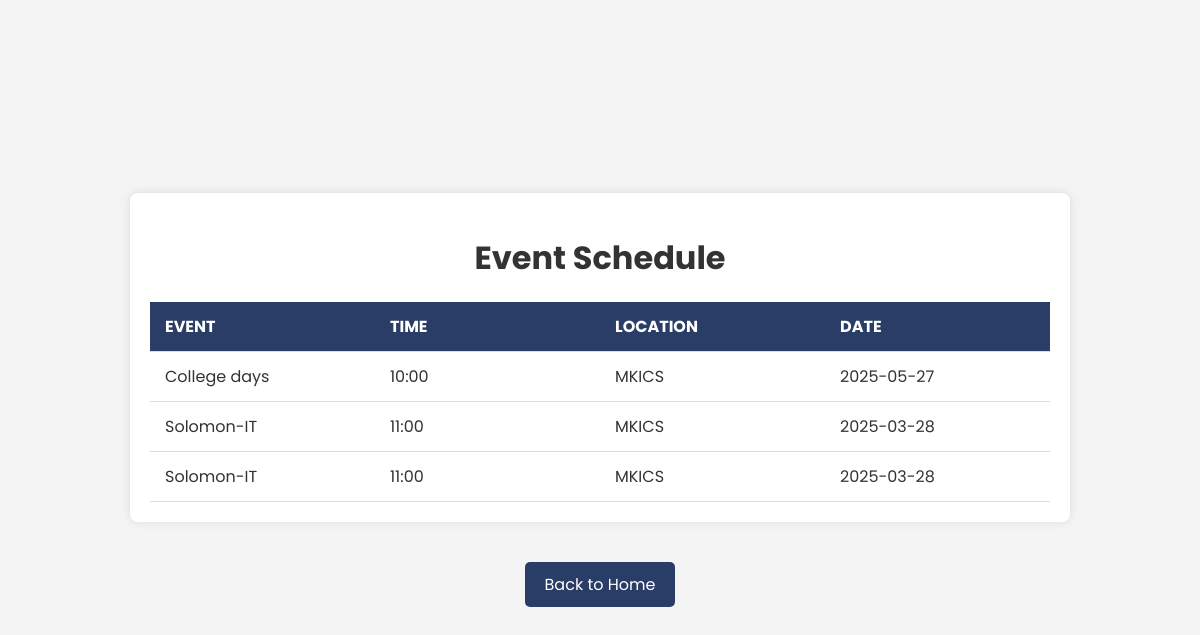
/event_schedule.php, run on the app's committed database.
### tables this page shows
CREATE TABLE `event_schedule` (
  `id` int NOT NULL AUTO_INCREMENT,
  `event` varchar(255) NOT NULL,
  `competition_name` varchar(255) DEFAULT NULL,
  `time` varchar(255) NOT NULL,
  `location` varchar(255) DEFAULT NULL,
  `event_date` date DEFAULT NULL,
  PRIMARY KEY (`id`)
);

### event_schedule.php (the view, shortened to what this page needs)
<?php
include "config.php";
$sql = "SELECT event, time, location, event_date FROM event_schedule";
$result = mysqli_query($conn, $sql);
$schedule_data = array();
if (mysqli_num_rows($result) > 0) {
    while ($row = mysqli_fetch_assoc($result)) {
        $schedule_data[] = $row;
    }
}
?>
<!DOCTYPE html>
<html lang="en">
<head>
</head>
<body>
    <div class="schedule-container">
        <h1>Event Schedule</h1>
        <table>
            <thead>
                <tr>
                    <th>Event</th>
                    <th>Time</th>
                    <th>Location</th>
                    <th>Date</th>
                </tr>
            </thead>
            <tbody>
                <?php foreach ($schedule_data as $row): ?>
                    <tr>
                        <td><?php echo htmlspecialchars($row['event']); ?></td>
                        <td><?php echo htmlspecialchars($row['time']); ?></td>
                        <td><?php echo htmlspecialchars($row['location']); ?></td>
                        <td><?php echo htmlspecialchars($row['event_date']); ?></td>
                    </tr>
                <?php endforeach; ?>
            </tbody>
        </table>
    </div>
    <div class="back-link-container">
        <a href="dashboard.php" class="back-link">Back to Home</a>
    </div>
</body>
</html>

### event_schedule.php (style rules this page uses)
body { font-family: 'Poppins', sans-serif; background-color: #f4f4f4; color: #333; margin: 0; padding: 0; display: flex; flex-direction: column; justify-content: center; align-items: center; min-height: 100vh; }
.schedule-container { width: 90%; max-width: 900px; background-color: #fff; border-radius: 8px; box-shadow: 0 0 10px rgba(0, 0, 0, 0.1); padding: 20px; overflow-x: auto; margin-bottom: 20px; }
h1 { text-align: center; margin-bottom: 20px; color: #333; }
table { width: 100%; border-collapse: collapse; margin-top: 20px; table-layout: fixed; }
th, td { padding: 12px 15px; text-align: left; border-bottom: 1px solid #ddd; word-wrap: break-word; }
th { background-color: #2a3d66; color: white; font-weight: bold; text-transform: uppercase; }
.back-link { display: inline-block; padding: 10px 20px; background-color: #2a3d66; color: white; text-decoration: none; border-radius: 5px; transition: background-color 0.3s; }
.back-link-container { text-align: center; margin-top: 20px; order: 1; }

### data on the page
event_schedule: event "College days", time "10:00", location "MKICS", event_date "2025-05-27"
event_schedule: event "Solomon-IT", time "11:00", location "MKICS", event_date "2025-03-28"
event_schedule: event "Solomon-IT", time "11:00", location "MKICS", event_date "2025-03-28"
